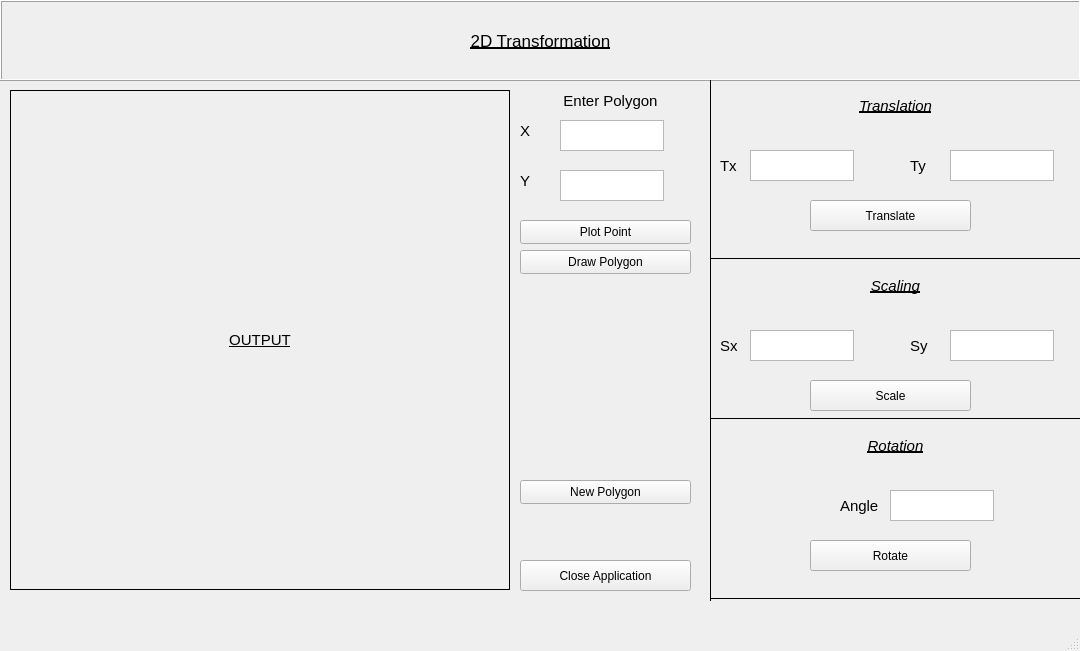
<?xml version="1.0" encoding="UTF-8"?>
<ui version="4.0">
 <class>MainWindow</class>
 <widget class="QMainWindow" name="MainWindow">
  <property name="geometry">
   <rect>
    <x>0</x>
    <y>0</y>
    <width>1080</width>
    <height>651</height>
   </rect>
  </property>
  <property name="windowTitle">
   <string>MainWindow</string>
  </property>
  <widget class="QWidget" name="centralwidget">
   <widget class="QLabel" name="label">
    <property name="geometry">
     <rect>
      <x>10</x>
      <y>90</y>
      <width>500</width>
      <height>500</height>
     </rect>
    </property>
    <property name="font">
     <font>
      <pointsize>11</pointsize>
      <underline>true</underline>
     </font>
    </property>
    <property name="frameShape">
     <enum>QFrame::Box</enum>
    </property>
    <property name="text">
     <string>OUTPUT</string>
    </property>
    <property name="alignment">
     <set>Qt::AlignCenter</set>
    </property>
   </widget>
   <widget class="QLabel" name="label_2">
    <property name="geometry">
     <rect>
      <x>0</x>
      <y>0</y>
      <width>1081</width>
      <height>81</height>
     </rect>
    </property>
    <property name="font">
     <font>
      <pointsize>13</pointsize>
      <underline>true</underline>
     </font>
    </property>
    <property name="frameShape">
     <enum>QFrame::Box</enum>
    </property>
    <property name="frameShadow">
     <enum>QFrame::Raised</enum>
    </property>
    <property name="text">
     <string>2D Transformation</string>
    </property>
    <property name="scaledContents">
     <bool>false</bool>
    </property>
    <property name="alignment">
     <set>Qt::AlignCenter</set>
    </property>
   </widget>
   <widget class="QLabel" name="label_3">
    <property name="geometry">
     <rect>
      <x>500</x>
      <y>80</y>
      <width>221</width>
      <height>41</height>
     </rect>
    </property>
    <property name="font">
     <font>
      <pointsize>11</pointsize>
      <underline>false</underline>
     </font>
    </property>
    <property name="text">
     <string>Enter Polygon</string>
    </property>
    <property name="alignment">
     <set>Qt::AlignCenter</set>
    </property>
   </widget>
   <widget class="QLabel" name="label_4">
    <property name="geometry">
     <rect>
      <x>520</x>
      <y>120</y>
      <width>21</width>
      <height>21</height>
     </rect>
    </property>
    <property name="font">
     <font>
      <pointsize>11</pointsize>
     </font>
    </property>
    <property name="text">
     <string>X</string>
    </property>
   </widget>
   <widget class="QLabel" name="label_5">
    <property name="geometry">
     <rect>
      <x>520</x>
      <y>170</y>
      <width>21</width>
      <height>21</height>
     </rect>
    </property>
    <property name="font">
     <font>
      <pointsize>11</pointsize>
     </font>
    </property>
    <property name="text">
     <string>Y</string>
    </property>
   </widget>
   <widget class="QPlainTextEdit" name="x">
    <property name="geometry">
     <rect>
      <x>560</x>
      <y>120</y>
      <width>104</width>
      <height>31</height>
     </rect>
    </property>
   </widget>
   <widget class="QPlainTextEdit" name="y">
    <property name="geometry">
     <rect>
      <x>560</x>
      <y>170</y>
      <width>104</width>
      <height>31</height>
     </rect>
    </property>
   </widget>
   <widget class="QPushButton" name="pushButton">
    <property name="geometry">
     <rect>
      <x>520</x>
      <y>220</y>
      <width>171</width>
      <height>24</height>
     </rect>
    </property>
    <property name="text">
     <string>Plot Point</string>
    </property>
   </widget>
   <widget class="QPushButton" name="pushButton_2">
    <property name="geometry">
     <rect>
      <x>520</x>
      <y>250</y>
      <width>171</width>
      <height>24</height>
     </rect>
    </property>
    <property name="text">
     <string>Draw Polygon</string>
    </property>
   </widget>
   <widget class="Line" name="line">
    <property name="geometry">
     <rect>
      <x>700</x>
      <y>80</y>
      <width>21</width>
      <height>521</height>
     </rect>
    </property>
    <property name="font">
     <font>
      <pointsize>12</pointsize>
     </font>
    </property>
    <property name="frameShadow">
     <enum>QFrame::Plain</enum>
    </property>
    <property name="lineWidth">
     <number>0</number>
    </property>
    <property name="orientation">
     <enum>Qt::Vertical</enum>
    </property>
   </widget>
   <widget class="QLabel" name="label_6">
    <property name="geometry">
     <rect>
      <x>710</x>
      <y>80</y>
      <width>371</width>
      <height>51</height>
     </rect>
    </property>
    <property name="font">
     <font>
      <pointsize>11</pointsize>
      <italic>true</italic>
      <underline>true</underline>
     </font>
    </property>
    <property name="text">
     <string>Translation</string>
    </property>
    <property name="alignment">
     <set>Qt::AlignCenter</set>
    </property>
   </widget>
   <widget class="QLabel" name="label_7">
    <property name="geometry">
     <rect>
      <x>720</x>
      <y>150</y>
      <width>41</width>
      <height>31</height>
     </rect>
    </property>
    <property name="font">
     <font>
      <pointsize>11</pointsize>
     </font>
    </property>
    <property name="text">
     <string>Tx</string>
    </property>
   </widget>
   <widget class="QLabel" name="label_8">
    <property name="geometry">
     <rect>
      <x>910</x>
      <y>150</y>
      <width>41</width>
      <height>31</height>
     </rect>
    </property>
    <property name="font">
     <font>
      <pointsize>11</pointsize>
     </font>
    </property>
    <property name="text">
     <string>Ty</string>
    </property>
   </widget>
   <widget class="QPlainTextEdit" name="tx">
    <property name="geometry">
     <rect>
      <x>750</x>
      <y>150</y>
      <width>104</width>
      <height>31</height>
     </rect>
    </property>
   </widget>
   <widget class="QPlainTextEdit" name="ty">
    <property name="geometry">
     <rect>
      <x>950</x>
      <y>150</y>
      <width>104</width>
      <height>31</height>
     </rect>
    </property>
   </widget>
   <widget class="QPushButton" name="pushButton_5">
    <property name="geometry">
     <rect>
      <x>810</x>
      <y>200</y>
      <width>161</width>
      <height>31</height>
     </rect>
    </property>
    <property name="text">
     <string>Translate</string>
    </property>
   </widget>
   <widget class="Line" name="line_2">
    <property name="geometry">
     <rect>
      <x>710</x>
      <y>250</y>
      <width>371</width>
      <height>16</height>
     </rect>
    </property>
    <property name="frameShadow">
     <enum>QFrame::Plain</enum>
    </property>
    <property name="lineWidth">
     <number>1</number>
    </property>
    <property name="orientation">
     <enum>Qt::Horizontal</enum>
    </property>
   </widget>
   <widget class="QLabel" name="label_9">
    <property name="geometry">
     <rect>
      <x>710</x>
      <y>260</y>
      <width>371</width>
      <height>51</height>
     </rect>
    </property>
    <property name="font">
     <font>
      <pointsize>11</pointsize>
      <italic>true</italic>
      <underline>true</underline>
     </font>
    </property>
    <property name="text">
     <string>Scaling</string>
    </property>
    <property name="alignment">
     <set>Qt::AlignCenter</set>
    </property>
   </widget>
   <widget class="QPlainTextEdit" name="sx">
    <property name="geometry">
     <rect>
      <x>750</x>
      <y>330</y>
      <width>104</width>
      <height>31</height>
     </rect>
    </property>
   </widget>
   <widget class="QLabel" name="label_10">
    <property name="geometry">
     <rect>
      <x>910</x>
      <y>330</y>
      <width>41</width>
      <height>31</height>
     </rect>
    </property>
    <property name="font">
     <font>
      <pointsize>11</pointsize>
     </font>
    </property>
    <property name="text">
     <string>Sy</string>
    </property>
   </widget>
   <widget class="QPlainTextEdit" name="sy">
    <property name="geometry">
     <rect>
      <x>950</x>
      <y>330</y>
      <width>104</width>
      <height>31</height>
     </rect>
    </property>
   </widget>
   <widget class="QLabel" name="label_11">
    <property name="geometry">
     <rect>
      <x>720</x>
      <y>330</y>
      <width>41</width>
      <height>31</height>
     </rect>
    </property>
    <property name="font">
     <font>
      <pointsize>11</pointsize>
     </font>
    </property>
    <property name="text">
     <string>Sx</string>
    </property>
   </widget>
   <widget class="QPushButton" name="pushButton_6">
    <property name="geometry">
     <rect>
      <x>810</x>
      <y>380</y>
      <width>161</width>
      <height>31</height>
     </rect>
    </property>
    <property name="text">
     <string>Scale</string>
    </property>
   </widget>
   <widget class="Line" name="line_4">
    <property name="geometry">
     <rect>
      <x>710</x>
      <y>410</y>
      <width>371</width>
      <height>16</height>
     </rect>
    </property>
    <property name="frameShadow">
     <enum>QFrame::Plain</enum>
    </property>
    <property name="lineWidth">
     <number>1</number>
    </property>
    <property name="orientation">
     <enum>Qt::Horizontal</enum>
    </property>
   </widget>
   <widget class="QLabel" name="label_12">
    <property name="geometry">
     <rect>
      <x>840</x>
      <y>490</y>
      <width>41</width>
      <height>31</height>
     </rect>
    </property>
    <property name="font">
     <font>
      <pointsize>11</pointsize>
     </font>
    </property>
    <property name="text">
     <string>Angle</string>
    </property>
   </widget>
   <widget class="QPlainTextEdit" name="angle">
    <property name="geometry">
     <rect>
      <x>890</x>
      <y>490</y>
      <width>104</width>
      <height>31</height>
     </rect>
    </property>
   </widget>
   <widget class="QLabel" name="label_13">
    <property name="geometry">
     <rect>
      <x>710</x>
      <y>420</y>
      <width>371</width>
      <height>51</height>
     </rect>
    </property>
    <property name="font">
     <font>
      <pointsize>11</pointsize>
      <italic>true</italic>
      <underline>true</underline>
     </font>
    </property>
    <property name="text">
     <string>Rotation</string>
    </property>
    <property name="alignment">
     <set>Qt::AlignCenter</set>
    </property>
   </widget>
   <widget class="QPushButton" name="pushButton_7">
    <property name="geometry">
     <rect>
      <x>810</x>
      <y>540</y>
      <width>161</width>
      <height>31</height>
     </rect>
    </property>
    <property name="text">
     <string>Rotate</string>
    </property>
   </widget>
   <widget class="QPushButton" name="pushButton_8">
    <property name="geometry">
     <rect>
      <x>520</x>
      <y>560</y>
      <width>171</width>
      <height>31</height>
     </rect>
    </property>
    <property name="text">
     <string>Close Application</string>
    </property>
   </widget>
   <widget class="Line" name="line_5">
    <property name="geometry">
     <rect>
      <x>710</x>
      <y>590</y>
      <width>371</width>
      <height>16</height>
     </rect>
    </property>
    <property name="frameShadow">
     <enum>QFrame::Plain</enum>
    </property>
    <property name="lineWidth">
     <number>1</number>
    </property>
    <property name="orientation">
     <enum>Qt::Horizontal</enum>
    </property>
   </widget>
   <widget class="QPushButton" name="pushButton_3">
    <property name="geometry">
     <rect>
      <x>520</x>
      <y>480</y>
      <width>171</width>
      <height>24</height>
     </rect>
    </property>
    <property name="text">
     <string>New Polygon</string>
    </property>
   </widget>
  </widget>
  <widget class="QMenuBar" name="menubar">
   <property name="geometry">
    <rect>
     <x>0</x>
     <y>0</y>
     <width>1080</width>
     <height>21</height>
    </rect>
   </property>
  </widget>
  <widget class="QStatusBar" name="statusbar"/>
 </widget>
 <resources/>
 <connections>
  <connection>
   <sender>pushButton_8</sender>
   <signal>clicked()</signal>
   <receiver>MainWindow</receiver>
   <slot>close()</slot>
   <hints>
    <hint type="sourcelabel">
     <x>629</x>
     <y>381</y>
    </hint>
    <hint type="destinationlabel">
     <x>626</x>
     <y>414</y>
    </hint>
   </hints>
  </connection>
 </connections>
</ui>
